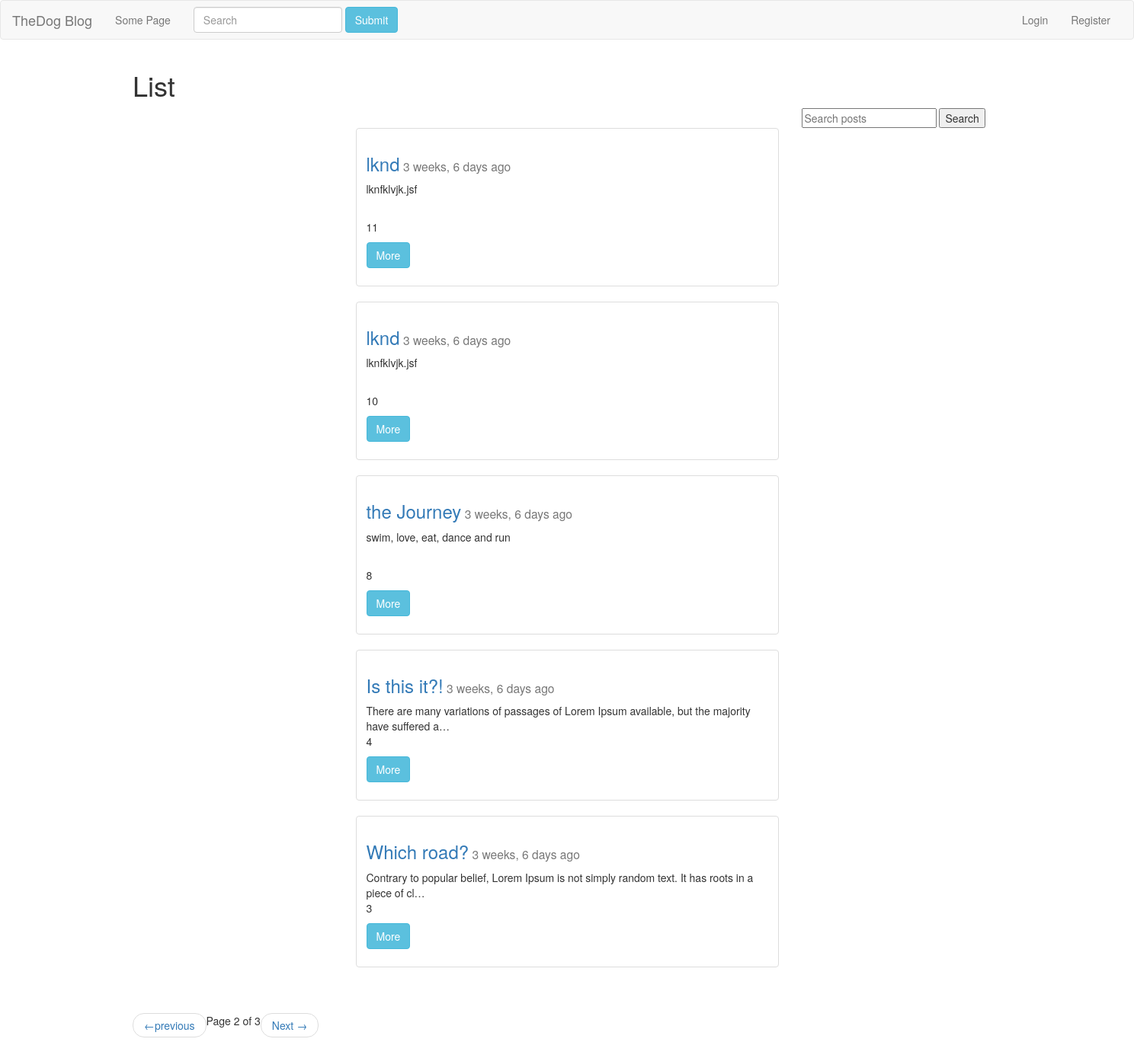
/posts/list/?page=2&q=, run on the app's committed database.
### posts/models.py (models this page shows, shortened)
class Post(models.Model):
    author = models.ForeignKey(settings.AUTH_USER_MODEL, default=1)
    title = models.CharField(max_length=255)
    slug = models.SlugField(unique=True)
    image = models.ImageField(null=True, blank=True, upload_to="post_images")
    content = models.TextField()
    draft = models.BooleanField(default=False)
    publish = models.DateField(auto_now=False, auto_now_add=False)
    updated = models.DateTimeField(auto_now=True, auto_now_add=False)
    timestamp = models.DateTimeField(auto_now=False, auto_now_add=True)
    def get_absolute_url(self):
        return reverse("detail", kwargs={"post_slug": self.slug})
    class Meta:
       ordering = ["-timestamp", "-updated"]

### posts/views.py (the view, shortened to what this page needs)
def post_list(request):
    today = timezone.now().date()
    object_list = Post.objects.filter(draft=False).filter(publish__lte=today)
    if request.user.is_staff or request.user.is_superuser:
        object_list = Post.objects.all()
    query = request.GET.get("q")
    paginator = Paginator(object_list, 5)
    page = request.GET.get('page')
    try:
        objects = paginator.page(page)
    except PageNotAnInteger:
        objects = paginator.page(1)
    except EmptyPage:
        objects = paginator.page(paginator.num_pages)
    context = {
    "object_list": objects,
    "title": "List",
    "user": request.user,
    "today": today
    }
    return render(request, 'post_list.html', context)

### posts/templates/post_list.html (shortened to what this page needs)
{% extends "base.html" %}
{% block content %}
    <h1>{{title}}</h1>
    <div class="row">
    <div class="col-sm-6 col-sm-offset-9">
        <form action="" method="GET">
            <input type="text" name='q' placeholder="Search posts" value="{{request.GET.q}}">
            <input type="submit" value="Search">
        </form>
    </div>
    {% for object in object_list %}
        <div class="col-sm-6 col-sm-offset-3 ">
        	<div class="thumbnail">
        		<div class="caption">
            		<h3><a href="{{ object.get_absolute_url }}">{{object.title}}</a><small>  {{object.publish|timesince }} ago</small></h3>
            		<p>{{object.content|linebreaks|truncatechars:100}} <br>
            		{{object.id}} <br>
            		</p>
            		<p>
            		<p><a href="{{ object.get_absolute_url }}" class="btn btn-info" role="button">More</a></p>
            		</p>
        		</div>
        	</div>
        </div>
    {% endfor %}
    </div>
    <div class="pagination">
        <span class="step-links">
        <nav aria-label="...">
        <ul class="pager">
            {% if object_list.has_previous %}
                <li class="previous"><a href="?page={{ object_list.previous_page_number }}&q={{ request.GET.q }}"><span aria-hidden="true">&larr;</span>previous</a></li>
            {% endif %}
            <span class="current">
                Page {{ object_list.number }} of {{ object_list.paginator.num_pages }}
            </span>
            {% if object_list.has_next %}
                <li class="next"><a href="?page={{ object_list.next_page_number }}&q={{ request.GET.q }}"> Next <span aria-hidden="true">&rarr;</span></a></li>
            {% endif %}
        </ul>
        </nav>
        </span>
    </div>
{% endblock content %}

### posts/static/css/base.css (style rules this page uses)
h1 { color:#342D7E; }

### data on the page
Post: title "lknd", publish "3 weeks, 6 days", content "lknfklvjk.jsf", id "11"
Post: title "lknd", publish "3 weeks, 6 days", content "lknfklvjk.jsf", id "10"
Post: title "the Journey", publish "3 weeks, 6 days", content "swim, love, eat, dance and run", id "8"
Post: title "Is this it?!", publish "3 weeks, 6 days", content "There are many variations of passages of Lorem Ipsum available, but the majority have suffered a…", id "4"
Post: title "Which road?", publish "3 weeks, 6 days", content "Contrary to popular belief, Lorem Ipsum is not simply random text. It has roots in a piece of cl…", id "3"

### other printed values
{{ title }} "List"
{{ object_list.number }} "2"
{{ object_list.paginator.num_pages }} "3"
